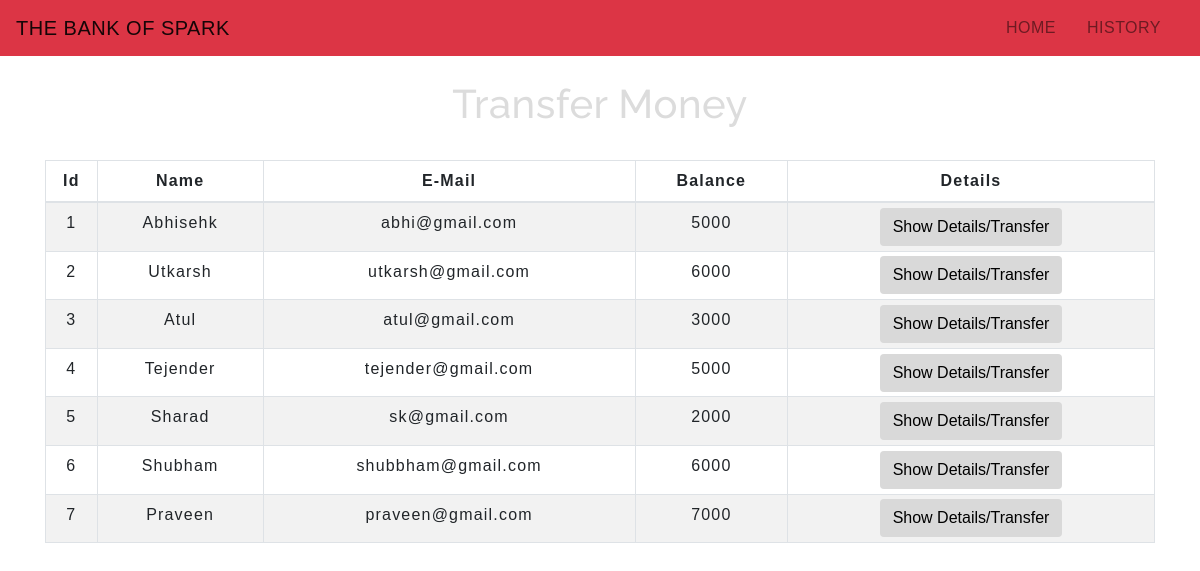
The app's page /transfermoney.php with its own data.
### tables this page shows
CREATE TABLE `users` (
  `id` int(5) NOT NULL,
  `name` text NOT NULL,
  `email` varchar(30) NOT NULL,
  `balance` int(8) NOT NULL
);

### transfermoney.php (the view, shortened to what this page needs)
<!DOCTYPE html>
<html lang="en">
<head>
    <link rel="stylesheet" href="https://maxcdn.bootstrapcdn.com/bootstrap/4.0.0/css/bootstrap.min.css">
    <link rel="stylesheet" type="text/css" href="css/table.css">
    <link rel="stylesheet" type="text/css" href="css/navbar.css">
</head>
<body>
<?php
    include 'config.php';
    $sql = "SELECT * FROM users";
    $result = mysqli_query($conn,$sql);
?>
<?php
  include 'navbar.php';
?>
<div class="container">
        <h2 class="text-center pt-4">Transfer Money</h2>
        <br>
            <div class="row">
                <div class="col">
                    <div class="table-responsive-sm">
                    <table class="table table-hover table-sm table-striped table-condensed table-bordered">
                        <thead>
                            <tr>
                            <th scope="col" class="text-center py-2">Id</th>
                            <th scope="col" class="text-center py-2">Name</th>
                            <th scope="col" class="text-center py-2">E-Mail</th>
                            <th scope="col" class="text-center py-2">Balance</th>
                            <th scope="col" class="text-center py-2">Details</th>
                            </tr>
                        </thead>
                        <tbody>
                <?php
                    while($rows=mysqli_fetch_assoc($result)){
                ?>
                    <tr>
                        <td class="py-2"><?php echo $rows['id'] ?></td>
                        <td class="py-2"><?php echo $rows['name']?></td>
                        <td class="py-2"><?php echo $rows['email']?></td>
                        <td class="py-2"><?php echo $rows['balance']?></td>
                        <td><a href="selecteduserdetail.php?id= <?php echo $rows['id'] ;?>"> <button type="button" class="btn">Show Details/Transfer</button></a></td>
                    </tr>
                <?php
                    }
                ?>
                        </tbody>
                    </table>
                    </div>
                </div>
            </div>
         </div>
</body>
</html>

### navbar.php (shortened to what this page needs)
<nav class="navbar navbar-expand-md navbar-light bg-danger">
<a class="navbar-brand" href="index.php">THE BANK OF SPARK</a>
<div class="collapse navbar-collapse" id="collapsibleNavbar">
      <ul class="navbar-nav ml-auto">
        <li class="nav-item">
          <a class="nav-link" href="index.php">HOME</a>
        </li>
        <li class="nav-item">
          <a class="nav-link" href="transactionhistory.php">HISTORY</a>
        </li>
    </div>
 </nav>

### css/table.css (style rules this page uses)
* { padding: 0; margin: 0; box-sizing: border-box; font-family: sans-serif; }
h2 { font-size: 40px; }
table { letter-spacing: 1.2px; }
td { text-align: center; }
button { border:none; background: #d9d9d9; transition: 1s; }

### css/navbar.css (style rules this page uses)
.nav-link { margin-right: 15px; color:#2F363F; letter-spacing: 0.5px; transition: 0.5s; }
.navbar-brand { color: #dcdcdc; letter-spacing: 0.5px; }
h2 { color: #dcdcdc; letter-spacing: 0.5px; font-family: raleway; }

### transfermoney.php (style rules this page uses)
button { transition: 1.5s; }

### records on screen
users: id "1", name "Abhisehk", email "abhi@gmail.com", balance "5000"
users: id "2", name "Utkarsh", email "utkarsh@gmail.com", balance "6000"
users: id "3", name "Atul", email "atul@gmail.com", balance "3000"
users: id "4", name "Tejender", email "tejender@gmail.com", balance "5000"
users: id "5", name "Sharad", email "sk@gmail.com", balance "2000"
users: id "6", name "Shubham", email "shubbham@gmail.com", balance "6000"
users: id "7", name "Praveen", email "praveen@gmail.com", balance "7000"
